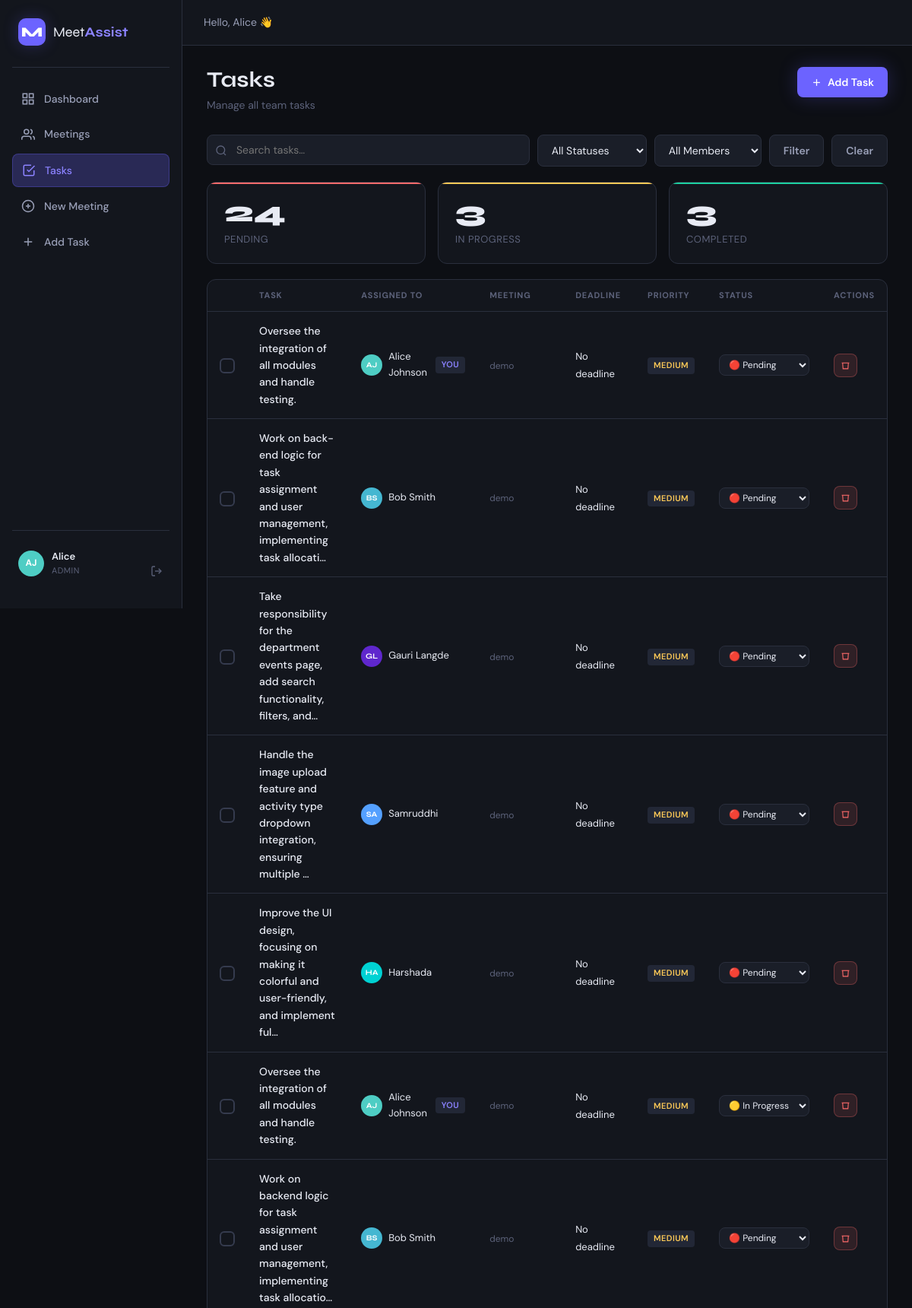
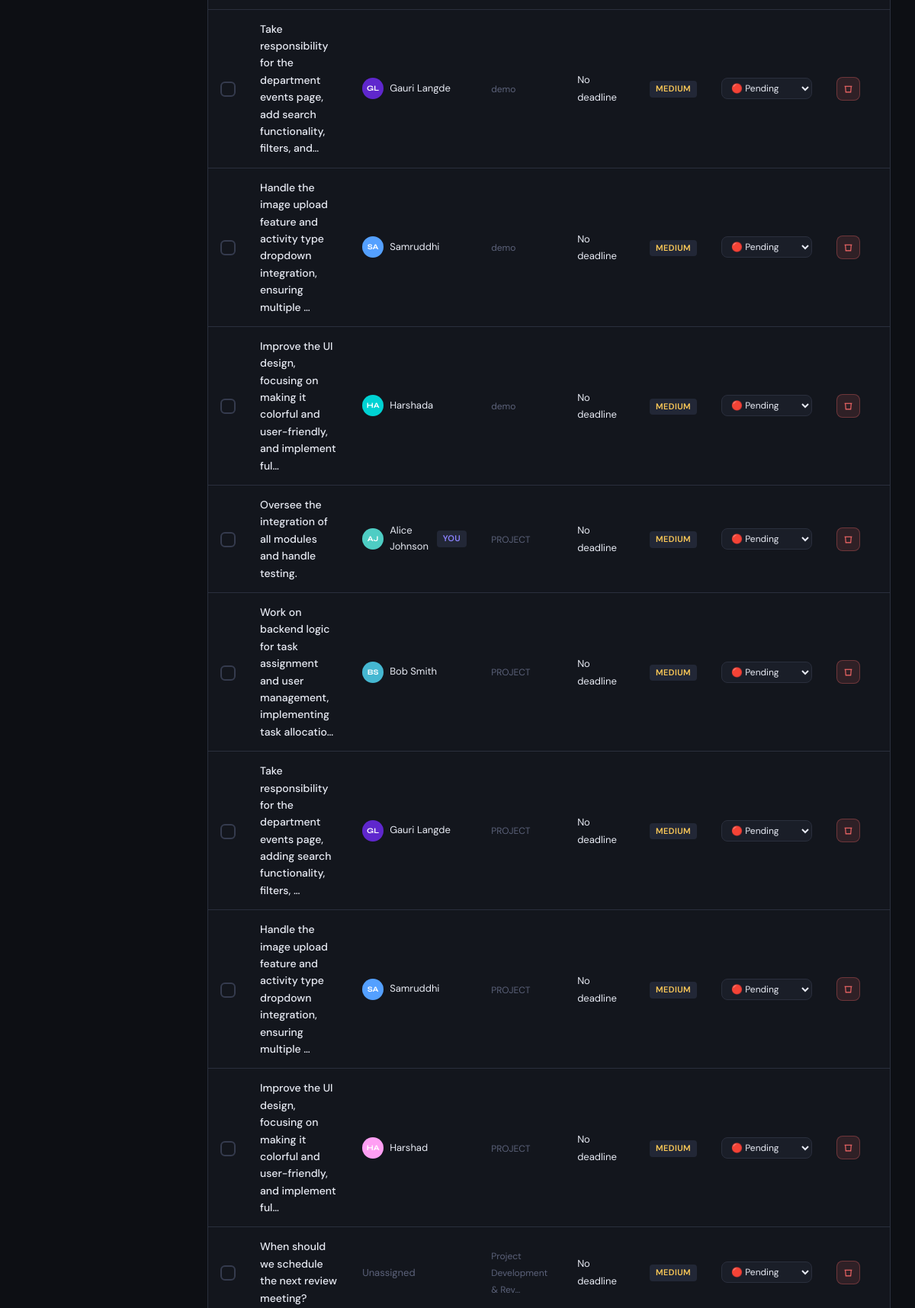
Screenshot of /tasks/ (signed in, upper part) with the database file from the repository (2 pictures, top to bottom).
### models/user.py (models this page shows, shortened)
class User(UserMixin, db.Model):
    __tablename__ = 'users'
    id = db.Column(db.Integer, primary_key=True)
    name = db.Column(db.String(100), nullable=False)
    email = db.Column(db.String(120), unique=True, nullable=False)
    password_hash = db.Column(db.String(255), nullable=False)
    role = db.Column(db.String(20), default='member')  # admin, member
    avatar_color = db.Column(db.String(10), default='#6C63FF')
    created_at = db.Column(db.DateTime, default=datetime.utcnow)
    is_active = db.Column(db.Boolean, default=True)
    tasks = db.relationship('Task', foreign_keys='Task.assigned_to', backref='assignee', lazy='dynamic')
    created_meetings = db.relationship('Meeting', foreign_keys='Meeting.created_by', backref='creator', lazy='dynamic')
    AVATAR_COLORS = ['#FF6B6B', '#4ECDC4', '#45B7D1', '#96CEB4', '#FECA57',
                     '#FF9FF3', '#54A0FF', '#5F27CD', '#00D2D3', '#FF9F43']
    def get_avatar_initials(self):
        parts = self.name.split()
        if len(parts) >= 2:
            return parts[0][0].upper() + parts[1][0].upper()
        return self.name[:2].upper()
    def get_avatar_color(self):
        idx = self.id % len(self.AVATAR_COLORS)
        return self.AVATAR_COLORS[idx]

### models/task.py (models this page shows, shortened)
class Task(db.Model):
    __tablename__ = 'tasks'
    id = db.Column(db.Integer, primary_key=True)
    description = db.Column(db.Text, nullable=False)
    assigned_to = db.Column(db.Integer, db.ForeignKey('users.id'), nullable=True)
    assigned_name = db.Column(db.String(100))
    assigned_email = db.Column(db.String(120))
    deadline = db.Column(db.DateTime, nullable=True)
    status = db.Column(db.String(20), default='pending')  # pending, in_progress, completed
    priority = db.Column(db.String(10), default='medium')  # low, medium, high
    meeting_id = db.Column(db.Integer, db.ForeignKey('meetings.id'), nullable=True)
    created_by = db.Column(db.Integer, db.ForeignKey('users.id'))
    created_at = db.Column(db.DateTime, default=datetime.utcnow)
    completed_at = db.Column(db.DateTime, nullable=True)
    notes = db.Column(db.Text)
    def is_overdue(self):
        if self.deadline and self.status != 'completed':
            return datetime.utcnow() > self.deadline
        return False
    def deadline_display(self):
        if not self.deadline:
            return 'No deadline'
        return self.deadline.strftime('%b %d, %Y')

### models/meeting.py (models this page shows, shortened)
class Meeting(db.Model):
    __tablename__ = 'meetings'
    id = db.Column(db.Integer, primary_key=True)
    title = db.Column(db.String(200), nullable=False)
    description = db.Column(db.Text)
    transcript = db.Column(db.Text)
    summary = db.Column(db.Text)
    key_points = db.Column(db.Text)
    decisions = db.Column(db.Text)
    keywords = db.Column(db.String(500))
    date = db.Column(db.DateTime, default=datetime.utcnow)
    duration_minutes = db.Column(db.Integer, default=0)
    status = db.Column(db.String(20), default='pending')  # pending, processing, processed, failed
    created_by = db.Column(db.Integer, db.ForeignKey('users.id'))
    created_at = db.Column(db.DateTime, default=datetime.utcnow)
    tasks = db.relationship('Task', backref='meeting', lazy='dynamic', cascade='all, delete-orphan')

### routes/tasks.py (the view)
@tasks_bp.route('/')
@login_required
def list_tasks():
    status_filter = request.args.get('status', '')
    user_filter   = request.args.get('user', '')
    search        = request.args.get('search', '')
    query = Task.query
    if status_filter:
        query = query.filter_by(status=status_filter)
    if user_filter and str(user_filter).isdigit():
        query = query.filter_by(assigned_to=int(user_filter))
    if search:
        query = query.filter(Task.description.ilike(f'%{search}%'))
    tasks    = query.order_by(Task.created_at.desc()).all()
    users    = User.query.all()
    meetings = Meeting.query.all()
    return render_template('tasks/list.html', tasks=tasks, users=users,
                           meetings=meetings, status_filter=status_filter,
                           user_filter=user_filter, search=search)

### templates/tasks/list.html (shortened to what this page needs)
{% extends "base.html" %}
{% block content %}
<div class="page-header">
  <div>
    <h1>Tasks</h1>
    <p>
      {% if current_user.role == 'admin' %}Manage all team tasks{% else %}Your assigned tasks and team progress{% endif %}
    </p>
  </div>
  {% if current_user.role == 'admin' %}
    <a href="{{ url_for('tasks.new_task') }}" class="btn btn-primary">
      <svg viewBox="0 0 24 24" fill="none" stroke="currentColor" stroke-width="2"><line x1="12" y1="5" x2="12" y2="19"/><line x1="5" y1="12" x2="19" y2="12"/></svg>
      Add Task
    </a>
  {% endif %}
</div>
<div class="filter-bar">
  <form method="GET" style="display:flex;gap:10px;flex-wrap:wrap;flex:1;">
    <div class="search-input-wrap" style="flex:1;min-width:200px;">
      <svg viewBox="0 0 24 24" fill="none" stroke="currentColor" stroke-width="2"><circle cx="11" cy="11" r="8"/><line x1="21" y1="21" x2="16.65" y2="16.65"/></svg>
      <input type="text" name="search" placeholder="Search tasks…" value="{{ search }}">
    </div>
    <select name="status" class="filter-select" onchange="this.form.submit()">
      <option value="">All Statuses</option>
    </select>
    <select name="user" class="filter-select" onchange="this.form.submit()">
      <option value="">All Members</option>
    </select>
    <button type="submit" class="btn btn-secondary">Filter</button>
    <a href="{{ url_for('tasks.list_tasks') }}" class="btn btn-secondary">Clear</a>
  </form>
</div>
<div class="stats-grid" style="grid-template-columns:repeat(3,1fr);margin-bottom:20px;">
  <div class="stat-card red">
    <div class="stat-num">{{ tasks|selectattr('status','eq','pending')|list|length }}</div>
    <div class="stat-label">Pending</div>
  </div>
  <div class="stat-card yellow">
    <div class="stat-num">{{ tasks|selectattr('status','eq','in_progress')|list|length }}</div>
    <div class="stat-label">In Progress</div>
  </div>
  <div class="stat-card green">
    <div class="stat-num">{{ tasks|selectattr('status','eq','completed')|list|length }}</div>
    <div class="stat-label">Completed</div>
  </div>
</div>
{% if tasks %}
  <div class="card" style="padding:0;">
    <div class="table-wrap">
      <table>
        <thead>
          <tr>
            <th style="width:36px;"></th>
            <th>Task</th>
            <th>Assigned To</th>
            <th>Meeting</th>
            <th>Deadline</th>
            <th>Priority</th>
            <th>Status</th>
            {% if current_user.role == 'admin' %}<th>Actions</th>{% endif %}
          </tr>
        </thead>
        <tbody>
          {% for task in tasks %}
            {% set can_edit = current_user.role == 'admin' or task.assigned_to == current_user.id %}
            <tr data-task-id="{{ task.id }}" data-searchable class="{% if task.status=='completed' %}completed{% endif %}">
              <td>
                {% if can_edit %}
                  <div class="task-check {% if task.status=='completed' %}checked{% endif %}" data-task-id="{{ task.id }}">
                  </div>
                {% else %}
                  <div style="width:20px;height:20px;border-radius:6px;border:2px solid var(--border);opacity:0.4;"></div>
                {% endif %}
              </td>
              <td style="max-width:260px;">
                <div style="font-weight:500;color:var(--text);font-size:14px;">{{ task.description[:90] }}{% if task.description|length>90 %}…{% endif %}</div>
              </td>
              <td>
                {% if task.assignee %}
                  <div style="display:flex;align-items:center;gap:8px;">
                    <div class="avatar" style="width:28px;height:28px;font-size:10px;background:{{ task.assignee.get_avatar_color() }}">{{ task.assignee.get_avatar_initials() }}</div>
                    <span style="font-size:13px;">{{ task.assignee.name }}</span>
                    {% if task.assigned_to == current_user.id %}<span class="chip" style="color:var(--accent2);">you</span>{% endif %}
                  </div>
                {% else %}
                  <span style="font-size:13px;color:var(--text3);">{{ task.assigned_name or 'Unassigned' }}</span>
                {% endif %}
              </td>
              <td>
                {% if task.meeting %}
                  <a href="{{ url_for('meetings.view_meeting', meeting_id=task.meeting_id) }}" style="font-size:12px;color:var(--text3);">{{ task.meeting.title[:25] }}{% if task.meeting.title|length>25 %}…{% endif %}</a>
                {% else %}—{% endif %}
              </td>
              <td>
                <span class="{% if task.is_overdue() %}overdue{% endif %}" style="font-size:13px;">
                  {{ task.deadline_display() }}{% if task.is_overdue() %} ⚠️{% endif %}
                </span>
              </td>
              <td>
                <span class="chip" style="{% if task.priority=='high' %}color:var(--red);{% elif task.priority=='low' %}color:var(--green);{% else %}color:var(--yellow);{% endif %}">{{ task.priority }}</span>
              </td>
              <td>
                {% if can_edit %}
                  <select class="status-select" data-task-id="{{ task.id }}" style="width:auto;padding:4px 8px;font-size:12px;">
                    <option value="pending"     {% if task.status=='pending' %}selected{% endif %}>🔴 Pending</option>
                    <option value="in_progress" {% if task.status=='in_progress' %}selected{% endif %}>🟡 In Progress</option>
                  </select>
                {% else %}
                  <span class="badge badge-{{ task.status }}"><span class="badge-dot"></span>{{ task.status_badge()[0] }}</span>
                {% endif %}
              </td>
              {% if current_user.role == 'admin' %}
              <td>
                <form method="POST" action="{{ url_for('tasks.delete_task', task_id=task.id) }}" data-confirm="Delete this task?">
                  <button type="submit" class="btn btn-danger btn-sm btn-icon">
                    <svg viewBox="0 0 24 24" fill="none" stroke="currentColor" stroke-width="2" style="width:13px;height:13px;"><polyline points="3 6 5 6 21 6"/><path d="M19 6l-1 14H6L5 6"/></svg>
                  </button>
                </form>
              </td>
              {% endif %}
            </tr>
          {% endfor %}
        </tbody>
      </table>
    </div>
  </div>
{% endif %}
{% endblock %}

### templates/base.html (shortened to what this page needs)
<!DOCTYPE html>
<html lang="en">
<head>
  <link rel="stylesheet" href="{{ url_for('static', filename='css/main.css') }}">
</head>
<body>
{% if current_user.is_authenticated %}
<nav class="sidebar" id="sidebar">
  <div class="sidebar-logo">
    <span class="logo-mark">M</span>
    <span class="logo-text">Meet<strong>Assist</strong></span>
  </div>
  <ul class="nav-links">
    <li>
      <a href="{{ url_for('main.dashboard') }}" class="nav-link {% if request.endpoint == 'main.dashboard' %}active{% endif %}">
        <svg viewBox="0 0 24 24" fill="none" stroke="currentColor" stroke-width="2"><rect x="3" y="3" width="7" height="7"/><rect x="14" y="3" width="7" height="7"/><rect x="3" y="14" width="7" height="7"/><rect x="14" y="14" width="7" height="7"/></svg>
        Dashboard
      </a>
    </li>
    <li>
      <a href="{{ url_for('meetings.list_meetings') }}" class="nav-link {% if 'meetings' in request.endpoint %}active{% endif %}">
        <svg viewBox="0 0 24 24" fill="none" stroke="currentColor" stroke-width="2"><path d="M17 21v-2a4 4 0 0 0-4-4H5a4 4 0 0 0-4 4v2"/><circle cx="9" cy="7" r="4"/><path d="M23 21v-2a4 4 0 0 0-3-3.87"/><path d="M16 3.13a4 4 0 0 1 0 7.75"/></svg>
        Meetings
      </a>
    </li>
    <li>
      <a href="{{ url_for('tasks.list_tasks') }}" class="nav-link {% if 'tasks' in request.endpoint %}active{% endif %}">
        <svg viewBox="0 0 24 24" fill="none" stroke="currentColor" stroke-width="2"><polyline points="9 11 12 14 22 4"/><path d="M21 12v7a2 2 0 0 1-2 2H5a2 2 0 0 1-2-2V5a2 2 0 0 1 2-2h11"/></svg>
        Tasks
      </a>
    </li>
    <li>
      <a href="{{ url_for('meetings.new_meeting') }}" class="nav-link {% if request.endpoint == 'meetings.new_meeting' %}active{% endif %}">
        <svg viewBox="0 0 24 24" fill="none" stroke="currentColor" stroke-width="2"><circle cx="12" cy="12" r="10"/><line x1="12" y1="8" x2="12" y2="16"/><line x1="8" y1="12" x2="16" y2="12"/></svg>
        New Meeting
      </a>
    </li>
    <li>
      <a href="{{ url_for('tasks.new_task') }}" class="nav-link {% if request.endpoint == 'tasks.new_task' %}active{% endif %}">
        <svg viewBox="0 0 24 24" fill="none" stroke="currentColor" stroke-width="2"><line x1="12" y1="5" x2="12" y2="19"/><line x1="5" y1="12" x2="19" y2="12"/></svg>
        Add Task
      </a>
    </li>
  </ul>
  <div class="sidebar-footer">
    <div class="user-chip">
      <div class="avatar-mini" style="background: {{ current_user.get_avatar_color() }}">
        {{ current_user.get_avatar_initials() }}
      </div>
      <div class="user-chip-info">
        <span class="user-chip-name">{{ current_user.name.split()[0] }}</span>
        <span class="user-chip-role">{{ current_user.role }}</span>
      </div>
    </div>
    <a href="{{ url_for('auth.logout') }}" class="logout-btn" title="Logout">
      <svg viewBox="0 0 24 24" fill="none" stroke="currentColor" stroke-width="2"><path d="M9 21H5a2 2 0 0 1-2-2V5a2 2 0 0 1 2-2h4"/><polyline points="16 17 21 12 16 7"/><line x1="21" y1="12" x2="9" y2="12"/></svg>
    </a>
  </div>
</nav>
<div class="main-wrap">
  <header class="topbar">
    <div class="topbar-right">
      <span class="topbar-greeting">Hello, {{ current_user.name.split()[0] }} 👋</span>
    </div>
  </header>
  <main class="page-content">
    {% block content %}{% endblock %}
  </main>
</div>
{% endif %}
</body>
</html>

### rows the page displays
User: get_avatar_initials "AJ", name "Alice", role "ADMIN"
Task: description "Oversee the integration of all modules and handle testing.", assignee.get_avatar_initials "AJ", assignee.name "Alice Johnson", shows "YOU", meeting "demo", deadline_display "No deadline", priority "MEDIUM", status+id "🔴 Pending"
Task: description "Work on back-end logic for task assignment and user management, implementing task allocati", assignee.get_avatar_initials "BS", assignee.name "Bob Smith", meeting "demo", deadline_display "No deadline", priority "MEDIUM", status+id "🔴 Pending"
Task: description "Take responsibility for the department events page, add search functionality, filters, and", assignee.get_avatar_initials "GL", assignee.name "Gauri Langde", meeting "demo", deadline_display "No deadline", priority "MEDIUM", status+id "🔴 Pending"
Task: description "Handle the image upload feature and activity type dropdown integration, ensuring multiple", assignee.get_avatar_initials "SA", assignee.name "Samruddhi", meeting "demo", deadline_display "No deadline", priority "MEDIUM", status+id "🔴 Pending"
Task: description "Improve the UI design, focusing on making it colorful and user-friendly, and implement ful", assignee.get_avatar_initials "HA", assignee.name "Harshada", meeting "demo", deadline_display "No deadline", priority "MEDIUM", status+id "🔴 Pending"
Task: description "Oversee the integration of all modules and handle testing.", assignee.get_avatar_initials "AJ", assignee.name "Alice Johnson", shows "YOU", meeting "demo", deadline_display "No deadline", priority "MEDIUM", status+id "🟡 In Progress"
Task: description "Work on backend logic for task assignment and user management, implementing task allocatio", assignee.get_avatar_initials "BS", assignee.name "Bob Smith", meeting "demo", deadline_display "No deadline", priority "MEDIUM", status+id "🔴 Pending"
Task: description "Take responsibility for the department events page, add search functionality, filters, and", assignee.get_avatar_initials "GL", assignee.name "Gauri Langde", meeting "demo", deadline_display "No deadline", priority "MEDIUM", status+id "🔴 Pending"
Task: description "Handle the image upload feature and activity type dropdown integration, ensuring multiple", assignee.get_avatar_initials "SA", assignee.name "Samruddhi", meeting "demo", deadline_display "No deadline", priority "MEDIUM", status+id "🔴 Pending"
Task: description "Improve the UI design, focusing on making it colorful and user-friendly, and implement ful", assignee.get_avatar_initials "HA", assignee.name "Harshada", meeting "demo", deadline_display "No deadline", priority "MEDIUM", status+id "🔴 Pending"
Task: description "Oversee the integration of all modules and handle testing.", assignee.get_avatar_initials "AJ", assignee.name "Alice Johnson", shows "YOU", meeting "PROJECT", deadline_display "No deadline", priority "MEDIUM", status+id "🔴 Pending"
Task: description "Work on backend logic for task assignment and user management, implementing task allocatio", assignee.get_avatar_initials "BS", assignee.name "Bob Smith", meeting "PROJECT", deadline_display "No deadline", priority "MEDIUM", status+id "🔴 Pending"
Task: description "Take responsibility for the department events page, adding search functionality, filters,", assignee.get_avatar_initials "GL", assignee.name "Gauri Langde", meeting "PROJECT", deadline_display "No deadline", priority "MEDIUM", status+id "🔴 Pending"
Task: description "Handle the image upload feature and activity type dropdown integration, ensuring multiple", assignee.get_avatar_initials "SA", assignee.name "Samruddhi", meeting "PROJECT", deadline_display "No deadline", priority "MEDIUM", status+id "🔴 Pending"
Task: description "Improve the UI design, focusing on making it colorful and user-friendly, and implement ful", assignee.get_avatar_initials "HA", assignee.name "Harshad", meeting "PROJECT", deadline_display "No deadline", priority "MEDIUM", status+id "🔴 Pending"
Task: description "When should we schedule the next review meeting?", assigned_name "Unassigned", meeting "Project Development & Rev", deadline_display "No deadline", priority "MEDIUM", status+id "🔴 Pending"

### other values shown
{{ tasks|selectattr('status','eq','pending')|list|length }} "24"
{{ tasks|selectattr('status','eq','in_progress')|list|length }} "3"
{{ tasks|selectattr('status','eq','completed')|list|length }} "3"
